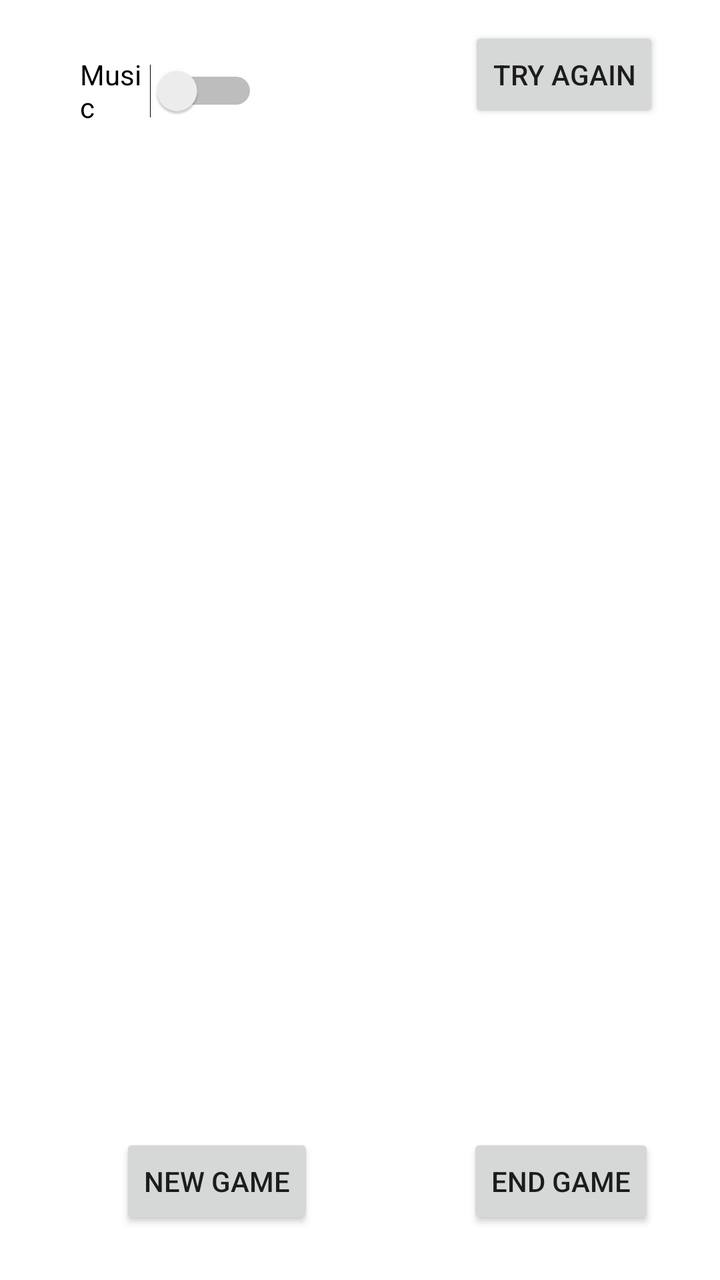
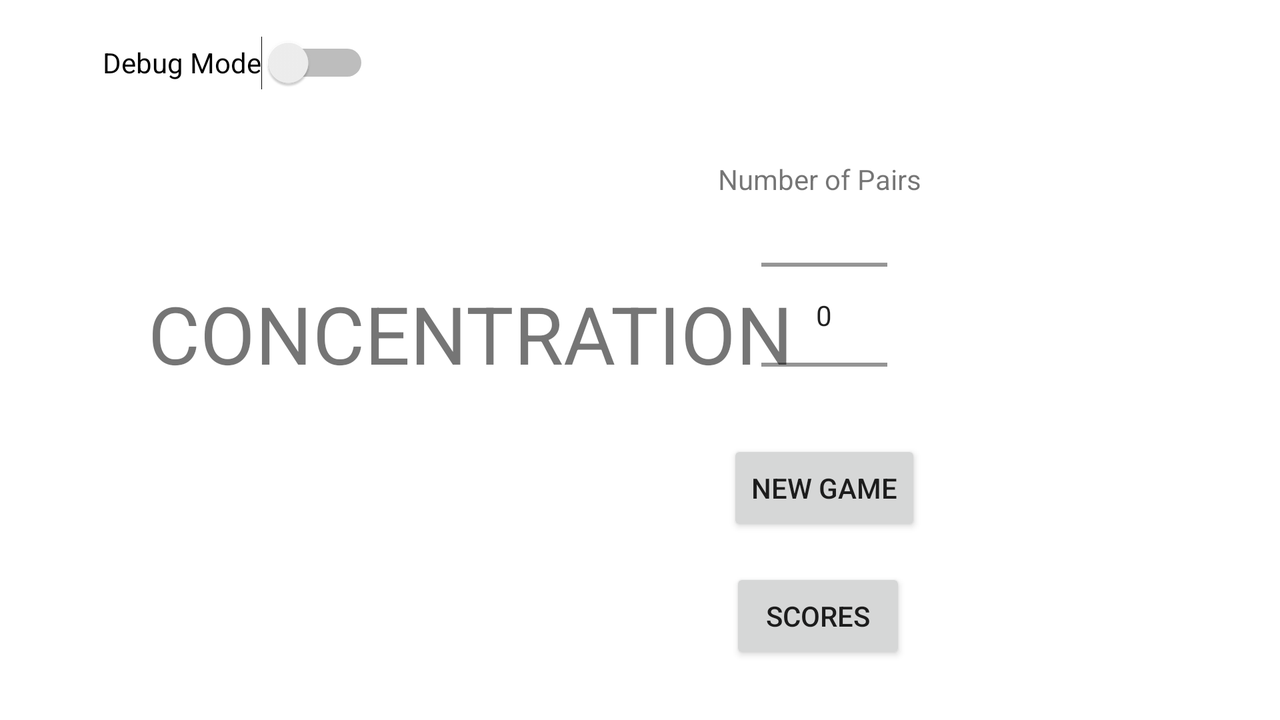

Two renders of one Android screen. The first uses the default layout on a phone; the second uses the alternative layout the repository ships for a different screen configuration, on a matching device. The two XML files are below.
<!-- AndroidManifest.xml: application theme Theme.CS2450AndroidProject -->
<!-- res/layout/activity_main.xml -->
<?xml version="1.0" encoding="utf-8"?>
<androidx.constraintlayout.widget.ConstraintLayout xmlns:android="http://schemas.android.com/apk/res/android"
    xmlns:app="http://schemas.android.com/apk/res-auto"
    xmlns:tools="http://schemas.android.com/tools"
    android:layout_width="match_parent"
    android:layout_height="match_parent"
    tools:context=".MainActivity">

    <Switch
        android:id="@+id/switch1"
        android:layout_width="89dp"
        android:layout_height="64dp"
        android:layout_marginStart="40dp"
        android:text="@string/music"
        app:layout_constraintBottom_toBottomOf="parent"
        app:layout_constraintEnd_toStartOf="@+id/startBtn2"
        app:layout_constraintHorizontal_bias="0.0"
        app:layout_constraintStart_toStartOf="parent"
        app:layout_constraintTop_toTopOf="parent"
        app:layout_constraintVertical_bias="0.023" />

    <Button
        android:id="@+id/startBtn2"
        android:layout_width="wrap_content"
        android:layout_height="wrap_content"
        android:text="@string/try_again"
        app:layout_constraintBottom_toTopOf="@+id/startBtn"
        app:layout_constraintEnd_toEndOf="parent"
        app:layout_constraintHorizontal_bias="0.885"
        app:layout_constraintStart_toStartOf="parent"
        app:layout_constraintTop_toTopOf="parent"
        app:layout_constraintVertical_bias="0.026" />

    <Button
        android:id="@+id/endBtn"
        android:layout_width="wrap_content"
        android:layout_height="wrap_content"
        android:text="@string/end"
        app:layout_constraintBottom_toBottomOf="parent"
        app:layout_constraintEnd_toEndOf="parent"
        app:layout_constraintHorizontal_bias="0.702"
        app:layout_constraintStart_toEndOf="@+id/startBtn"
        app:layout_constraintTop_toTopOf="parent"
        app:layout_constraintVertical_bias="0.957" />

    <Button
        android:id="@+id/startBtn"
        android:layout_width="wrap_content"
        android:layout_height="wrap_content"
        android:layout_marginStart="60dp"
        android:text="@string/start"
        app:layout_constraintBottom_toBottomOf="parent"
        app:layout_constraintStart_toStartOf="parent"
        app:layout_constraintTop_toTopOf="parent"
        app:layout_constraintVertical_bias="0.957" />

</androidx.constraintlayout.widget.ConstraintLayout>
<!-- resources referenced by this layout -->
<resources>
  <string name="end">END GAME</string>
  <string name="music">Music</string>
  <string name="start">NEW GAME</string>
  <string name="try_again">TRY AGAIN</string>
  <style name="Theme.CS2450AndroidProject" parent="Theme.MaterialComponents.DayNight.DarkActionBar">
          
          <item name="colorPrimary">@color/purple_500</item>
          <item name="colorPrimaryVariant">@color/purple_700</item>
          <item name="colorOnPrimary">@color/white</item>
          
          <item name="colorSecondary">@color/teal_200</item>
          <item name="colorSecondaryVariant">@color/teal_700</item>
          <item name="colorOnSecondary">@color/black</item>
          
          <item name="android:statusBarColor">?attr/colorPrimaryVariant</item>
          
      </style>
</resources>
<!-- res/layout-land/activity_main.xml (the author's variant of the layout above) -->
<!-- drawn on the phone turned sideways -->
<?xml version="1.0" encoding="utf-8"?>
<androidx.constraintlayout.widget.ConstraintLayout xmlns:android="http://schemas.android.com/apk/res/android"
    xmlns:app="http://schemas.android.com/apk/res-auto"
    xmlns:tools="http://schemas.android.com/tools"
    android:layout_width="match_parent"
    android:layout_height="match_parent"
    tools:context=".MainActivity">

    <NumberPicker
        android:id="@+id/cardAmountNumPicker"
        android:layout_width="63dp"
        android:layout_height="109dp"
        android:layout_marginBottom="8dp"
        app:layout_constraintBottom_toTopOf="@+id/startBtn"
        app:layout_constraintEnd_toEndOf="@+id/startBtn"
        app:layout_constraintStart_toStartOf="@+id/startBtn" />

    <Button
        android:id="@+id/startBtn"
        android:layout_width="wrap_content"
        android:layout_height="wrap_content"
        android:layout_marginStart="172dp"
        android:layout_marginEnd="172dp"
        android:layout_marginBottom="92dp"
        android:text="@string/start"
        app:layout_constraintBottom_toBottomOf="parent"
        app:layout_constraintEnd_toEndOf="parent"
        app:layout_constraintHorizontal_bias="0.963"
        app:layout_constraintStart_toStartOf="parent" />

    <Button
        android:id="@+id/leaderboardBtn"
        android:layout_width="wrap_content"
        android:layout_height="wrap_content"
        android:layout_marginStart="172dp"
        android:layout_marginEnd="172dp"
        android:layout_marginBottom="28dp"
        android:text="SCORES"
        app:layout_constraintBottom_toBottomOf="parent"
        app:layout_constraintEnd_toEndOf="parent"
        app:layout_constraintHorizontal_bias="0.928"
        app:layout_constraintStart_toStartOf="parent" />

    <TextView
        android:id="@+id/textView"
        android:layout_width="wrap_content"
        android:layout_height="wrap_content"
        android:layout_marginBottom="4dp"
        android:text="@string/num_cards_prompt"
        app:layout_constraintBottom_toTopOf="@+id/cardAmountNumPicker"
        app:layout_constraintEnd_toEndOf="@+id/startBtn"
        app:layout_constraintHorizontal_bias="1.0"
        app:layout_constraintStart_toStartOf="@+id/startBtn" />

    <Switch
        android:id="@+id/debug_switch"
        android:layout_width="wrap_content"
        android:layout_height="wrap_content"
        android:minHeight="48dp"
        android:text="Debug Mode"
        app:layout_constraintBottom_toBottomOf="parent"
        app:layout_constraintEnd_toEndOf="parent"
        app:layout_constraintHorizontal_bias="0.101"
        app:layout_constraintStart_toStartOf="parent"
        app:layout_constraintTop_toTopOf="parent"
        app:layout_constraintVertical_bias="0.023" />

    <TextView
        android:id="@+id/textView3"
        android:layout_width="wrap_content"
        android:layout_height="wrap_content"
        android:layout_marginStart="74dp"
        android:layout_marginTop="140dp"
        android:text="CONCENTRATION"
        android:textSize="40dp"
        app:layout_constraintEnd_toEndOf="parent"
        app:layout_constraintHorizontal_bias="0.0"
        app:layout_constraintStart_toStartOf="parent"
        app:layout_constraintTop_toTopOf="parent" />

</androidx.constraintlayout.widget.ConstraintLayout>
<!-- resources referenced by the variant -->
<!-- as the phone turned sideways resolves them -->
<resources>
  <string name="num_cards_prompt">Number of Pairs</string>
  <string name="start">NEW GAME</string>
  <style name="Theme.CS2450AndroidProject" parent="Theme.MaterialComponents.DayNight.DarkActionBar">
          
          <item name="colorPrimary">@color/purple_500</item>
          <item name="colorPrimaryVariant">@color/purple_700</item>
          <item name="colorOnPrimary">@color/white</item>
          
          <item name="colorSecondary">@color/teal_200</item>
          <item name="colorSecondaryVariant">@color/teal_700</item>
          <item name="colorOnSecondary">@color/black</item>
          
          <item name="android:statusBarColor">?attr/colorPrimaryVariant</item>
          
      </style>
</resources>
